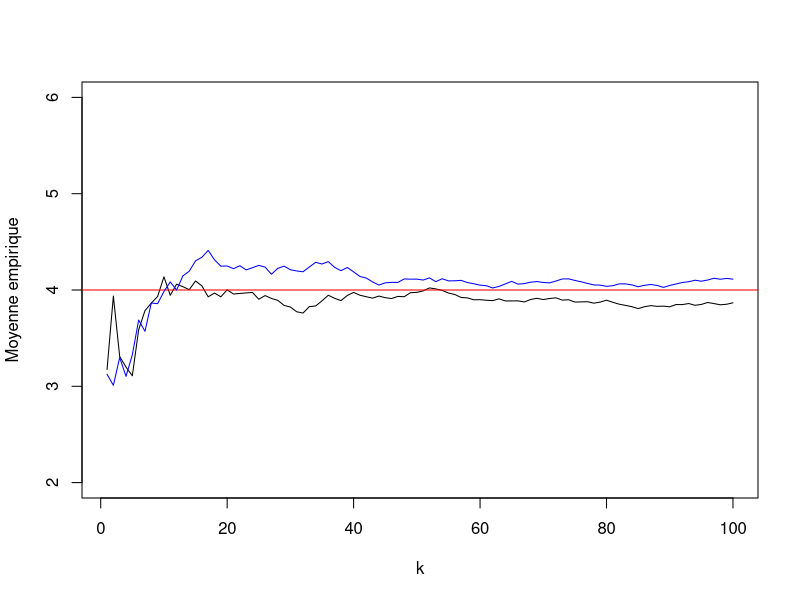
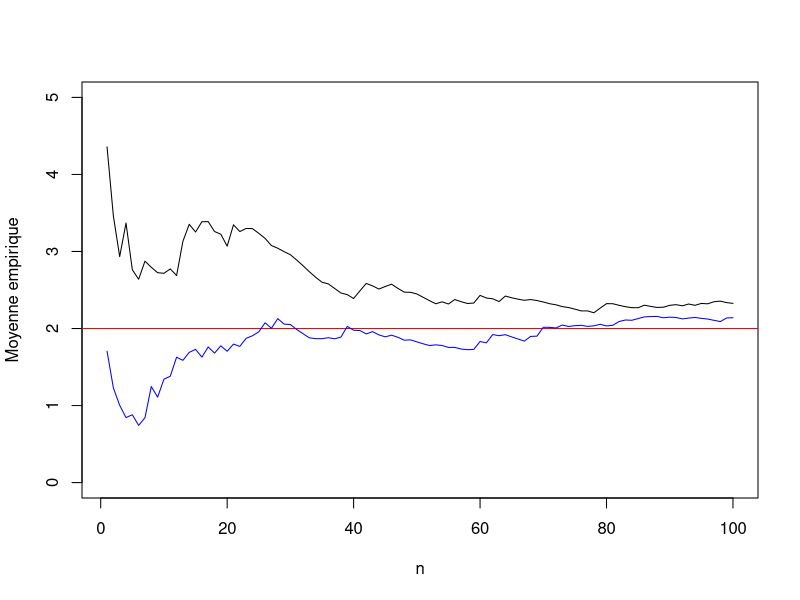
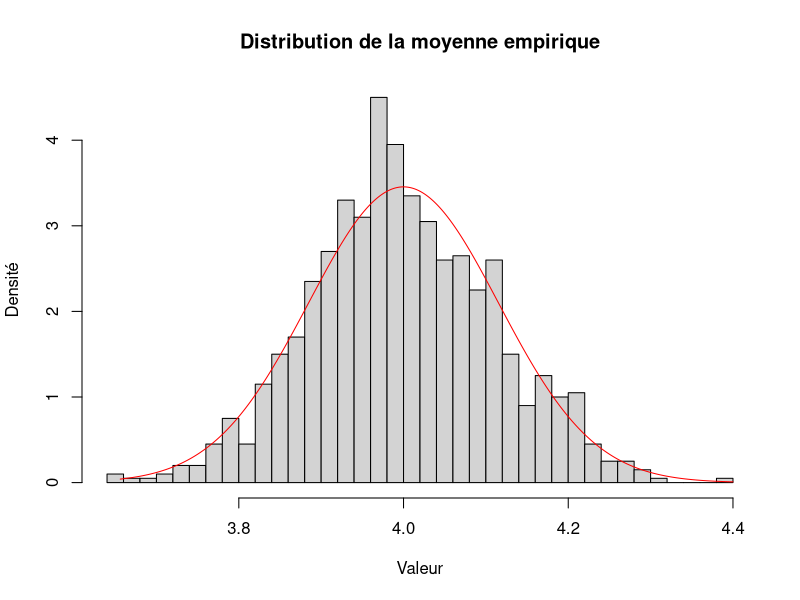
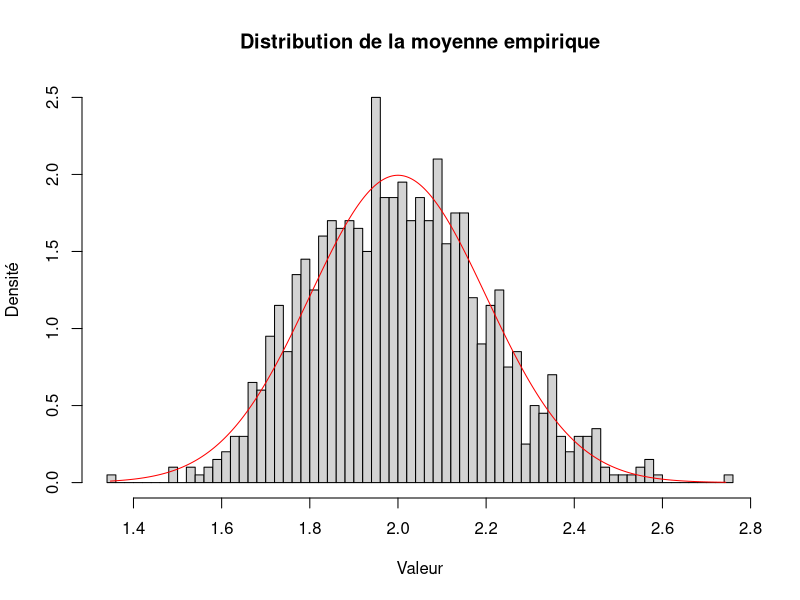

Write the R code that produced these figures, in order.
## ---- chunk 1
n=100
a=2
b=6
mu=.5*(a+b)
X=runif(n,a,b)
S=cumsum(X)
Y=S/(1:n)
plot(Y,type="l",xlab="k",ylab="Moyenne empirique",ylim=c(a,b))
abline(mu,0, col="red")
X=runif(n,a,b)
S=cumsum(X)
Y=S/(1:n)
lines(Y,type="l",col="blue")
## ---- chunk 2
n=100
mu=2.
X=rexp(n,1/mu)
S=cumsum(X)
Y=S/(1:n)
plot(Y,type="l",xlab="n",ylab="Moyenne empirique",ylim=c(0,5))
abline(mu,0, col="red")
X=rexp(n,1/mu)
S=cumsum(X)
Y=S/(1:n)
lines(Y,type="l",col="blue")
## ---- chunk 3
a=2
b=6
mu=.5*(a+b)
n=100
k=1000
Z=0
for (j in 1:k) {
  X=runif(n,a,b)
  Z[j]=sum(X)/n
}
hist(Z,probability=TRUE,breaks=50,main="Distribution de la moyenne empirique",xlab="Valeur",ylab="Densité")
variance=(b-a)*(b-a)/12
NX = seq(min(Z),max(Z),length.out=500)  
NY = dnorm(NX, mean = mu, sd=sqrt(variance/n)) 
lines(x=NX,y=NY,col="red")
## ---- chunk 4
mu=2.
n=100
k=1000
Z=0
for (j in 1:k) {
  X=rexp(n,1./mu)
  Z[j]=sum(X)/n
}
hist(Z,probability=TRUE,breaks=50,main="Distribution de la moyenne empirique",xlab="Valeur",ylab="Densité")
variance=mu*mu
NX = seq(min(Z),max(Z),length.out=500)  
NY = dnorm(NX, mean = mu, sd=sqrt(variance/n)) 
lines(x=NX,y=NY,col="red")
